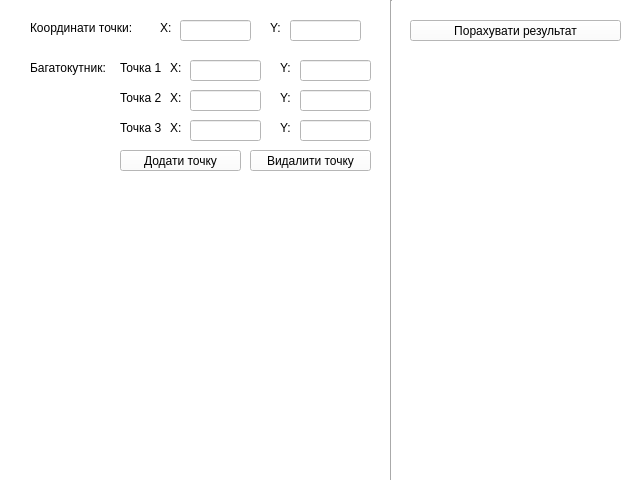
<?xml version="1.0" encoding="UTF-8"?>
<ui version="4.0">
 <class>MainWindow</class>
 <widget class="QMainWindow" name="MainWindow">
  <property name="geometry">
   <rect>
    <x>0</x>
    <y>0</y>
    <width>640</width>
    <height>480</height>
   </rect>
  </property>
  <property name="windowTitle">
   <string>MainWindow</string>
  </property>
  <property name="styleSheet">
   <string notr="true">background-color: white; color: black;</string>
  </property>
  <widget class="QWidget" name="centralWidget">
   <widget class="QLabel" name="label">
    <property name="geometry">
     <rect>
      <x>30</x>
      <y>20</y>
      <width>111</width>
      <height>16</height>
     </rect>
    </property>
    <property name="text">
     <string>Координати точки:</string>
    </property>
   </widget>
   <widget class="QLabel" name="label_2">
    <property name="geometry">
     <rect>
      <x>160</x>
      <y>20</y>
      <width>16</width>
      <height>16</height>
     </rect>
    </property>
    <property name="text">
     <string>X:</string>
    </property>
   </widget>
   <widget class="QLabel" name="label_3">
    <property name="geometry">
     <rect>
      <x>270</x>
      <y>20</y>
      <width>16</width>
      <height>16</height>
     </rect>
    </property>
    <property name="text">
     <string>Y:</string>
    </property>
   </widget>
   <widget class="QLineEdit" name="lineEditPointX">
    <property name="geometry">
     <rect>
      <x>180</x>
      <y>20</y>
      <width>71</width>
      <height>21</height>
     </rect>
    </property>
   </widget>
   <widget class="QLineEdit" name="lineEditPointY">
    <property name="geometry">
     <rect>
      <x>290</x>
      <y>20</y>
      <width>71</width>
      <height>21</height>
     </rect>
    </property>
   </widget>
   <widget class="QLabel" name="label_4">
    <property name="geometry">
     <rect>
      <x>30</x>
      <y>60</y>
      <width>81</width>
      <height>16</height>
     </rect>
    </property>
    <property name="text">
     <string>Багатокутник:</string>
    </property>
   </widget>
   <widget class="QLabel" name="label_5">
    <property name="geometry">
     <rect>
      <x>280</x>
      <y>60</y>
      <width>16</width>
      <height>16</height>
     </rect>
    </property>
    <property name="text">
     <string>Y:</string>
    </property>
   </widget>
   <widget class="QLineEdit" name="lineEditPolygonY1">
    <property name="geometry">
     <rect>
      <x>300</x>
      <y>60</y>
      <width>71</width>
      <height>21</height>
     </rect>
    </property>
   </widget>
   <widget class="QLabel" name="label_6">
    <property name="geometry">
     <rect>
      <x>170</x>
      <y>60</y>
      <width>16</width>
      <height>16</height>
     </rect>
    </property>
    <property name="text">
     <string>X:</string>
    </property>
   </widget>
   <widget class="QLineEdit" name="lineEditPolygonX1">
    <property name="geometry">
     <rect>
      <x>190</x>
      <y>60</y>
      <width>71</width>
      <height>21</height>
     </rect>
    </property>
   </widget>
   <widget class="QLabel" name="label_7">
    <property name="geometry">
     <rect>
      <x>280</x>
      <y>90</y>
      <width>16</width>
      <height>16</height>
     </rect>
    </property>
    <property name="text">
     <string>Y:</string>
    </property>
   </widget>
   <widget class="QLineEdit" name="lineEditPolygonY2">
    <property name="geometry">
     <rect>
      <x>300</x>
      <y>90</y>
      <width>71</width>
      <height>21</height>
     </rect>
    </property>
   </widget>
   <widget class="QLabel" name="label_8">
    <property name="geometry">
     <rect>
      <x>170</x>
      <y>90</y>
      <width>16</width>
      <height>16</height>
     </rect>
    </property>
    <property name="text">
     <string>X:</string>
    </property>
   </widget>
   <widget class="QLineEdit" name="lineEditPolygonX2">
    <property name="geometry">
     <rect>
      <x>190</x>
      <y>90</y>
      <width>71</width>
      <height>21</height>
     </rect>
    </property>
   </widget>
   <widget class="QLabel" name="label_9">
    <property name="geometry">
     <rect>
      <x>120</x>
      <y>60</y>
      <width>47</width>
      <height>16</height>
     </rect>
    </property>
    <property name="text">
     <string>Точка 1</string>
    </property>
   </widget>
   <widget class="QLabel" name="label_10">
    <property name="geometry">
     <rect>
      <x>120</x>
      <y>90</y>
      <width>47</width>
      <height>16</height>
     </rect>
    </property>
    <property name="text">
     <string>Точка 2</string>
    </property>
   </widget>
   <widget class="QLabel" name="label_11">
    <property name="geometry">
     <rect>
      <x>280</x>
      <y>120</y>
      <width>16</width>
      <height>16</height>
     </rect>
    </property>
    <property name="text">
     <string>Y:</string>
    </property>
   </widget>
   <widget class="QLineEdit" name="lineEditPolygonX3">
    <property name="geometry">
     <rect>
      <x>190</x>
      <y>120</y>
      <width>71</width>
      <height>21</height>
     </rect>
    </property>
   </widget>
   <widget class="QLabel" name="label_12">
    <property name="geometry">
     <rect>
      <x>170</x>
      <y>120</y>
      <width>16</width>
      <height>16</height>
     </rect>
    </property>
    <property name="text">
     <string>X:</string>
    </property>
   </widget>
   <widget class="QLineEdit" name="lineEditPolygonY3">
    <property name="geometry">
     <rect>
      <x>300</x>
      <y>120</y>
      <width>71</width>
      <height>21</height>
     </rect>
    </property>
   </widget>
   <widget class="QLabel" name="label_13">
    <property name="geometry">
     <rect>
      <x>120</x>
      <y>120</y>
      <width>47</width>
      <height>16</height>
     </rect>
    </property>
    <property name="text">
     <string>Точка 3</string>
    </property>
   </widget>
   <widget class="QPushButton" name="pushButtonAddPolygonPoint">
    <property name="geometry">
     <rect>
      <x>120</x>
      <y>150</y>
      <width>121</width>
      <height>21</height>
     </rect>
    </property>
    <property name="text">
     <string>Додати точку</string>
    </property>
   </widget>
   <widget class="Line" name="line">
    <property name="geometry">
     <rect>
      <x>390</x>
      <y>0</y>
      <width>3</width>
      <height>480</height>
     </rect>
    </property>
    <property name="orientation">
     <enum>Qt::Vertical</enum>
    </property>
   </widget>
   <widget class="QPushButton" name="pushButtonStartCalculation">
    <property name="geometry">
     <rect>
      <x>410</x>
      <y>20</y>
      <width>211</width>
      <height>21</height>
     </rect>
    </property>
    <property name="text">
     <string>Порахувати результат</string>
    </property>
   </widget>
   <widget class="QPushButton" name="pushButtonDeletePolygonPoint">
    <property name="geometry">
     <rect>
      <x>250</x>
      <y>150</y>
      <width>121</width>
      <height>21</height>
     </rect>
    </property>
    <property name="text">
     <string>Видалити точку</string>
    </property>
   </widget>
  </widget>
 </widget>
 <layoutdefault spacing="6" margin="11"/>
 <resources/>
 <connections/>
</ui>
